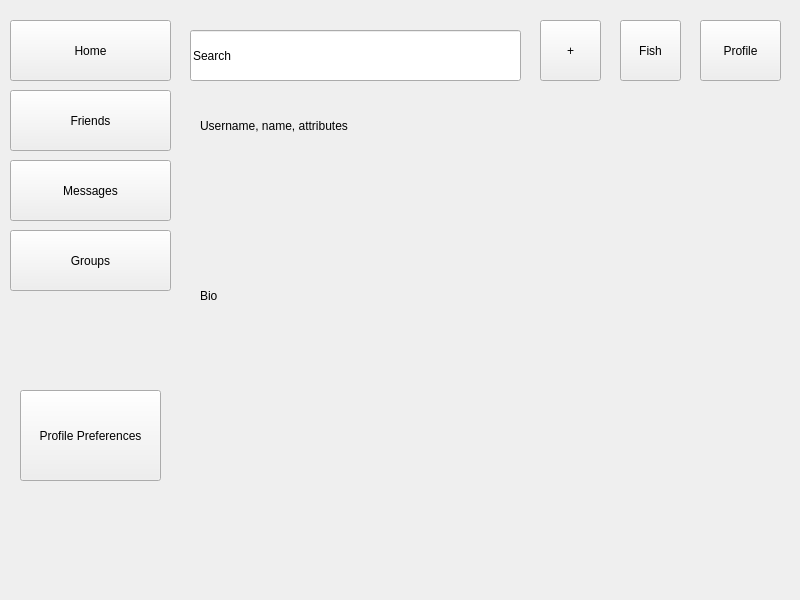
<?xml version="1.0" encoding="UTF-8"?>
<ui version="4.0">
 <class>Form</class>
 <widget class="QWidget" name="Form">
  <property name="geometry">
   <rect>
    <x>0</x>
    <y>0</y>
    <width>800</width>
    <height>600</height>
   </rect>
  </property>
  <property name="windowTitle">
   <string>Form</string>
  </property>
  <widget class="QLineEdit" name="searchBar">
   <property name="geometry">
    <rect>
     <x>190</x>
     <y>30</y>
     <width>331</width>
     <height>51</height>
    </rect>
   </property>
   <property name="text">
    <string>Search</string>
   </property>
  </widget>
  <widget class="QPushButton" name="profileButton">
   <property name="geometry">
    <rect>
     <x>700</x>
     <y>20</y>
     <width>81</width>
     <height>61</height>
    </rect>
   </property>
   <property name="text">
    <string>Profile</string>
   </property>
  </widget>
  <widget class="QPushButton" name="messageButton">
   <property name="geometry">
    <rect>
     <x>10</x>
     <y>160</y>
     <width>161</width>
     <height>61</height>
    </rect>
   </property>
   <property name="text">
    <string>Messages</string>
   </property>
  </widget>
  <widget class="QPushButton" name="friendsButton">
   <property name="geometry">
    <rect>
     <x>10</x>
     <y>90</y>
     <width>161</width>
     <height>61</height>
    </rect>
   </property>
   <property name="text">
    <string>Friends</string>
   </property>
  </widget>
  <widget class="QPushButton" name="fishButton">
   <property name="geometry">
    <rect>
     <x>620</x>
     <y>20</y>
     <width>61</width>
     <height>61</height>
    </rect>
   </property>
   <property name="text">
    <string>Fish</string>
   </property>
  </widget>
  <widget class="QPushButton" name="editProfile">
   <property name="geometry">
    <rect>
     <x>20</x>
     <y>390</y>
     <width>141</width>
     <height>91</height>
    </rect>
   </property>
   <property name="text">
    <string>Profile Preferences</string>
   </property>
  </widget>
  <widget class="QPushButton" name="homeButton">
   <property name="geometry">
    <rect>
     <x>10</x>
     <y>20</y>
     <width>161</width>
     <height>61</height>
    </rect>
   </property>
   <property name="text">
    <string>Home</string>
   </property>
  </widget>
  <widget class="QPushButton" name="postButton">
   <property name="geometry">
    <rect>
     <x>540</x>
     <y>20</y>
     <width>61</width>
     <height>61</height>
    </rect>
   </property>
   <property name="text">
    <string>+</string>
   </property>
  </widget>
  <widget class="QPushButton" name="groupButton">
   <property name="geometry">
    <rect>
     <x>10</x>
     <y>230</y>
     <width>161</width>
     <height>61</height>
    </rect>
   </property>
   <property name="text">
    <string>Groups</string>
   </property>
  </widget>
  <widget class="QLabel" name="label_2">
   <property name="geometry">
    <rect>
     <x>200</x>
     <y>100</y>
     <width>551</width>
     <height>51</height>
    </rect>
   </property>
   <property name="text">
    <string>Username, name, attributes</string>
   </property>
  </widget>
  <widget class="QLabel" name="label">
   <property name="geometry">
    <rect>
     <x>200</x>
     <y>180</y>
     <width>551</width>
     <height>231</height>
    </rect>
   </property>
   <property name="text">
    <string>Bio</string>
   </property>
  </widget>
 </widget>
 <resources/>
 <connections/>
</ui>
